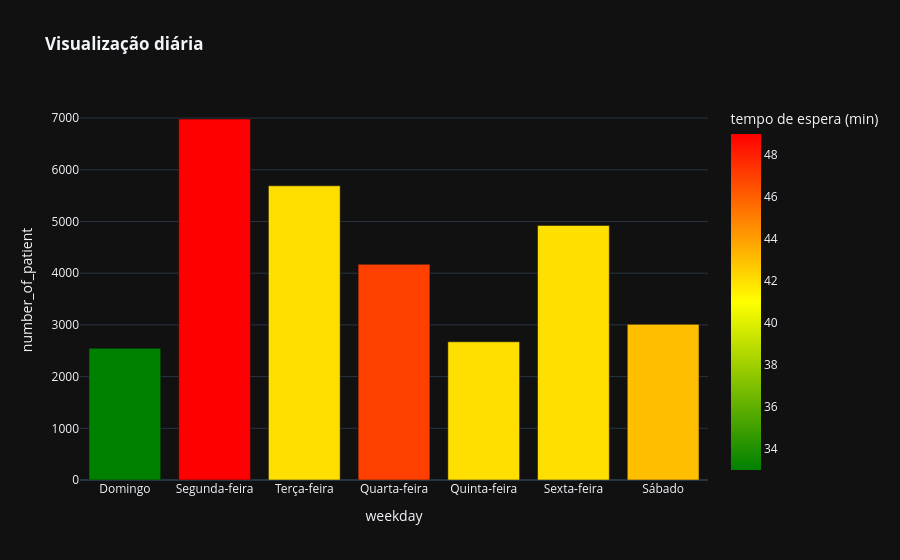

Here is the notebook cell this chart was saved with:
### Markdown cell above
### A próxima pergunta era: quais dias da semana são mais afetados?

### Code cell
fig2 = px.bar(
    resposta2, x="weekday", y="number_of_patient", color="waiting_ber_munets",
    category_orders={"weekday": ordem_dias},
    labels={"waiting_ber_munets": "tempo de espera (min)"},
    color_continuous_scale=["green", "yellow", "red"],
    template=template_style, title="<b>Visualização diária</b>",
)
fig2.show()

### Figure 1 — Plotly figure (JSON) as saved in the notebook; plotly's stock layout.template omitted (floating-point values rounded to 4 significant figures)
{"data": [{"hovertemplate": "weekday=%{x}<br>number_of_patient=%{y}<br>tempo de espera (min)=%{marker.color}<extra></extra>", "legendgroup": "", "marker": {"color": [33.0, 47.0, 42.0, 49.0, 42.0, 43.0, 42.0], "coloraxis": "coloraxis", "pattern": {"shape": ""}}, "name": "", "orientation": "v", "showlegend": false, "textposition": "auto", "type": "bar", "x": ["Domingo", "Quarta-feira", "Quinta-feira", "Segunda-feira", "Sexta-feira", "Sábado", "Terça-feira"], "xaxis": "x", "y": [2549, 4171, 2673, 6982, 4923, 3010, 5690], "yaxis": "y"}], "layout": {"barmode": "relative", "coloraxis": {"autocolorscale": false, "colorbar": {"title": {"text": "tempo de espera (min)"}}, "colorscale": [[0, "green"], [0.5, "yellow"], [1, "red"]]}, "legend": {"tracegroupgap": 0}, "title": {"text": "<b>Visualização diária</b>"}, "xaxis": {"anchor": "y", "categoryarray": ["Domingo", "Segunda-feira", "Terça-feira", "Quarta-feira", "Quinta-feira", "Sexta-feira", "Sábado"], "categoryorder": "array", "domain": [0, 1], "title": {"text": "weekday"}}, "yaxis": {"anchor": "x", "domain": [0, 1], "title": {"text": "number_of_patient"}}}}
